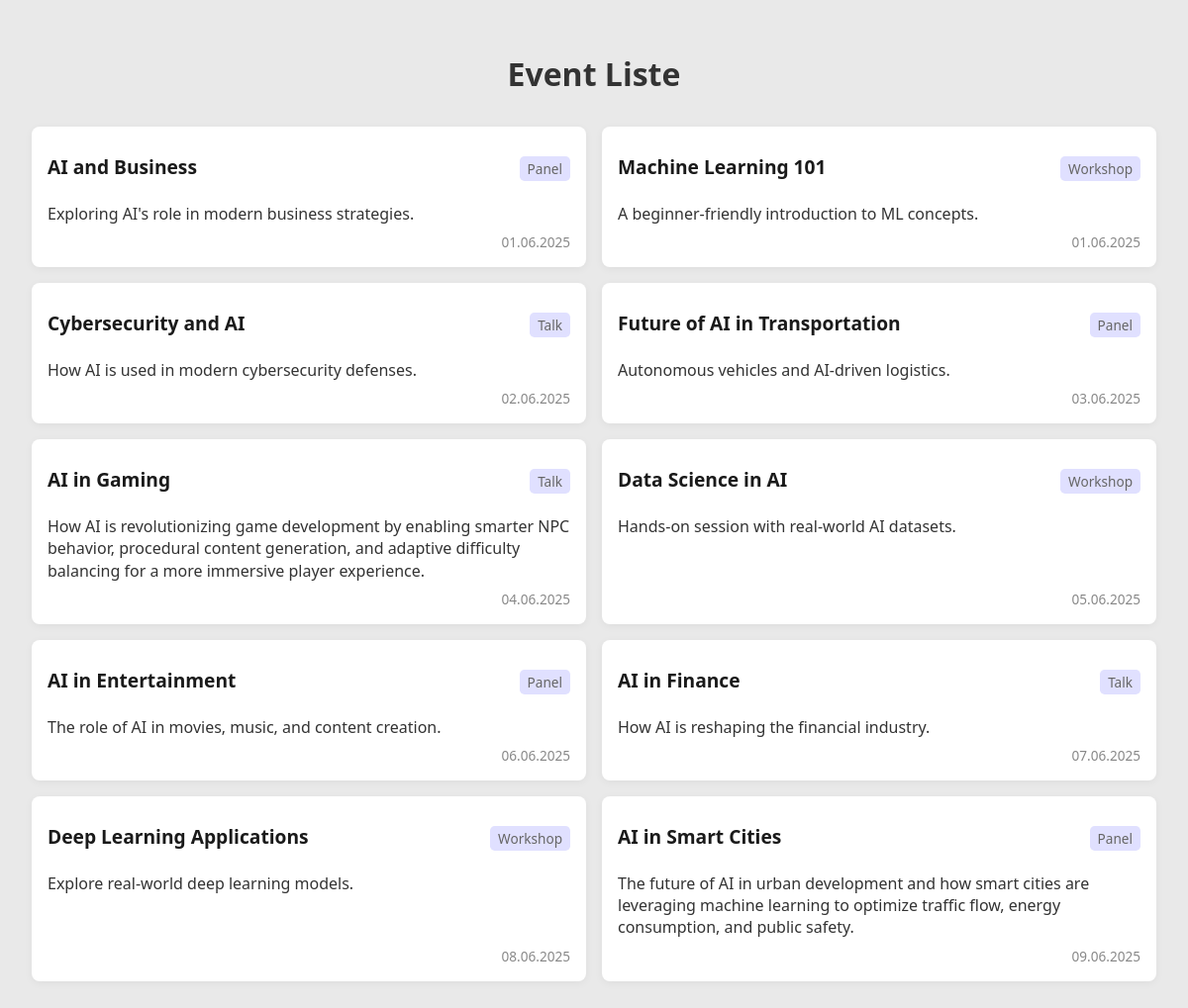
The page /public/index.php on the database its author committed.
### tables this page shows
CREATE TABLE events (
    id INT AUTO_INCREMENT PRIMARY KEY,
    title VARCHAR(255) NOT NULL,
    tag VARCHAR(255) NOT NULL,
    description VARCHAR(255) NOT NULL,
    speakers VARCHAR(255) NOT NULL,
    start_date DATE NOT NULL
);

### public/index.php (the view, shortened to what this page needs)
<?php
require_once __DIR__ . '/../src/db.php';
$events = $pdo->query('SELECT * FROM events ORDER BY start_date ASC')->fetchAll();
?>
<!DOCTYPE html>
<html lang="en">
<head>
    <link rel="stylesheet" href="styles.css">
</head>
<body>
    <h1>Event Liste</h1>
    <ul class="event_board">
        <?php foreach ($events as $event): ?>
            <li class="event_card">
                <div class="event_head">
                    <h2 class="event_title">
                        <?= htmlspecialchars($event['title']) ?>
                    </h2>
                    <p class="event_tag">
                        <?= htmlspecialchars($event['tag']) ?>
                    </p>
                </div>
                <div class="event_desc">
                    <p><?= htmlspecialchars($event['description']) ?></p>
                </div>
                <div class="event_date">
                    <?= date('d.m.Y', strtotime($event['start_date'])) ?>
                </div>
            </li>
        <?php endforeach; ?>
    </ul>
</body>
</html>

### public/styles.css (style rules this page uses)
body { margin: 0; padding: 2rem; font-family: system-ui, sans-serif; background-color: #e9e9e9; color: #333; }
h1 { text-align: center; margin-bottom: 2rem; }
.event_board { display: grid; grid-template-columns: 1fr; gap: 1rem; list-style: none; padding: 0; }
@media (min-width: 768px) { .event_board { grid-template-columns: repeat(2, 1fr); } }
.event_card { background-color: #fff; padding: 1rem; border-radius: 0.5rem; box-shadow: 0 2px 8px rgba(0, 0, 0, 0.05); display: flex; flex-direction: column; gap: 0.5rem; }
.event_head { display: flex; justify-content: space-between; align-items: baseline; gap: 1rem; }
.event_title { font-size: 1.2rem; margin: 0; color: #1a1a1a; }
.event_tag { font-size: 0.85rem; color: #666; background: #e0e0ff; padding: 0.2rem 0.5rem; border-radius: 0.3rem; white-space: nowrap; }
.event_desc p { margin: 0; line-height: 1.4; }
.event_date { margin-top: auto; font-size: 0.85rem; color: #888; text-align: right; }

### rows shown on the page
events: title "AI and Business", tag "Panel", description "Exploring AI's role in modern business strategies.", start_date "01.06.2025"
events: title "Machine Learning 101", tag "Workshop", description "A beginner-friendly introduction to ML concepts.", start_date "01.06.2025"
events: title "Cybersecurity and AI", tag "Talk", description "How AI is used in modern cybersecurity defenses.", start_date "02.06.2025"
events: title "Future of AI in Transportation", tag "Panel", description "Autonomous vehicles and AI-driven logistics.", start_date "03.06.2025"
events: title "AI in Gaming", tag "Talk", description "How AI is revolutionizing game development by enabling smarter NPC behavior, procedural content generation, and adaptive difficulty balancing for a more immersive player experience.", start_date "04.06.2025"
events: title "Data Science in AI", tag "Workshop", description "Hands-on session with real-world AI datasets.", start_date "05.06.2025"
events: title "AI in Entertainment", tag "Panel", description "The role of AI in movies, music, and content creation.", start_date "06.06.2025"
events: title "AI in Finance", tag "Talk", description "How AI is reshaping the financial industry.", start_date "07.06.2025"
events: title "Deep Learning Applications", tag "Workshop", description "Explore real-world deep learning models.", start_date "08.06.2025"
events: title "AI in Smart Cities", tag "Panel", description "The future of AI in urban development and how smart cities are leveraging machine learning to optimize traffic flow, energy consumption, and public safety.", start_date "09.06.2025"
